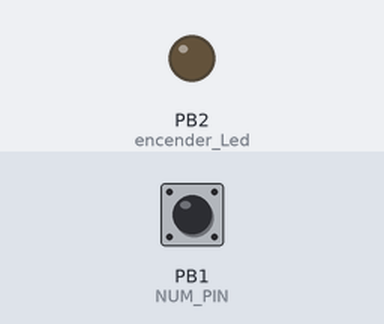
Recording of a program running on a simulated ATmega328P, built with avr-gcc and emulated at 8 MHz. Parts: output pins drawn as LEDs (lit = HIGH). The test bench sets the inputs (shaded band); at power-on: PB1 (NUM_PIN) HIGH.

Above: at 1.2 s.
1.3 s: PB1 (NUM_PIN) pulled LOW for 0.15 s
At 1.46 s:
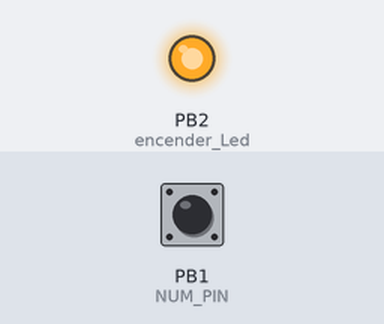
3.1 s: PB1 (NUM_PIN) pulled LOW for 3.2 s
At 7.5 s:
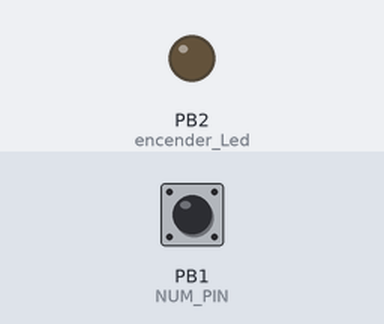
Timing chart, 0 to 9.0 s (numbered marks = the images above; inputs shaded):
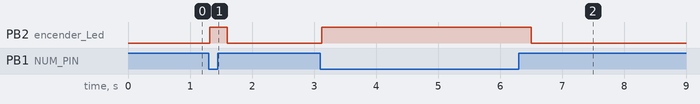

Measured:
- after the input at 1.3 s, PB2 (encender_Led): LOW → HIGH at once, → LOW 0.28 s later
- after the input at 3.1 s, PB2 (encender_Led): LOW → HIGH at once, → LOW 3.4 s later

The program:

main.c
```c
/*
 * MefAntiRebote.c
 *
 * Created: 16/6/2021 13:48:50
 * Author : UNLP
 */

#include <avr/io.h>
#include "button.h"
#define F_CPU 8000000L
#include <util/delay.h>

void encender_Led(){
	PORTB|=(1<<PB2);
}
void apagar_Led(){
	PORTB&=~(1<<PB2);
}

int main(void)
{
    BUTTON_Init();
    while (1)
    {

		DDRB|=(1<<PB2);
		BUTTON_Update();
		if(BUTTON_Presionado()){
			encender_Led();
		}else {
			apagar_Led();
		}
		_delay_ms(1);

    }
}
```

button.c
```c
/*
 * button.c
 *
 * Created: 16/6/2021 13:49:37
 *  Author: UNLP
 */
#include "button.h"
//privada
	//variables
	volatile eButton_Estate Button_Estate;
	volatile uint8_t tiempo;

	volatile uint8_t isPresionado;

	//funciones
	//con pull up activado
	uint8_t isBottonBajo(){
			if(PIN&(1<<NUM_PIN)){
				return 0;
			} else return 1;
	}
void conf_PORTB(){
	PORT_CONF&=~(1<<NUM_PIN);
	PORT|=(1<<NUM_PIN); //activo pull-up
}

//publicas
	//funciones
	void BUTTON_Init(void){
		conf_PORTB();
		Button_Estate=UP;
		isPresionado=0;
		tiempo=0;
	}

	void BUTTON_Update(void){
		switch(Button_Estate){
			case UP:
				if(isBottonBajo()){
					Button_Estate=FALLING;
					isPresionado=0;
				}
			break;

			case FALLING:
				if((++tiempo==BUTTON_DURATION)&(isBottonBajo())){
					Button_Estate=DOWN;
					isPresionado=1;
					tiempo=0;
				}
			break;

			case DOWN:
				if(~(isBottonBajo())){
					Button_Estate=RAISING;
					isPresionado=1;
				}
			break;

			case RAISING:
				if((++tiempo==BUTTON_DURATION)&(~(isBottonBajo()))){
					Button_Estate=UP;
					isPresionado=0;
					tiempo=0;
				}
			break;
		}
	}

	uint8_t BUTTON_Presionado(){
		return isPresionado;
	}
```

button.h
```c
/*
 * button.h
 *
 * Created: 16/6/2021 13:49:46
 *  Author: UNLP
 */

#include <avr/io.h>
#define PIN PINB
#define PORT_CONF DDRB
#define PORT PORTB
#define NUM_PIN 1


//#define PULL UP

#define BUTTON_DURATION 20

typedef enum {UP,FALLING,DOWN,RAISING} eButton_Estate;

void BUTTON_Init(void);
void BUTTON_Update(void);
uint8_t BUTTON_Presionado();	
```
